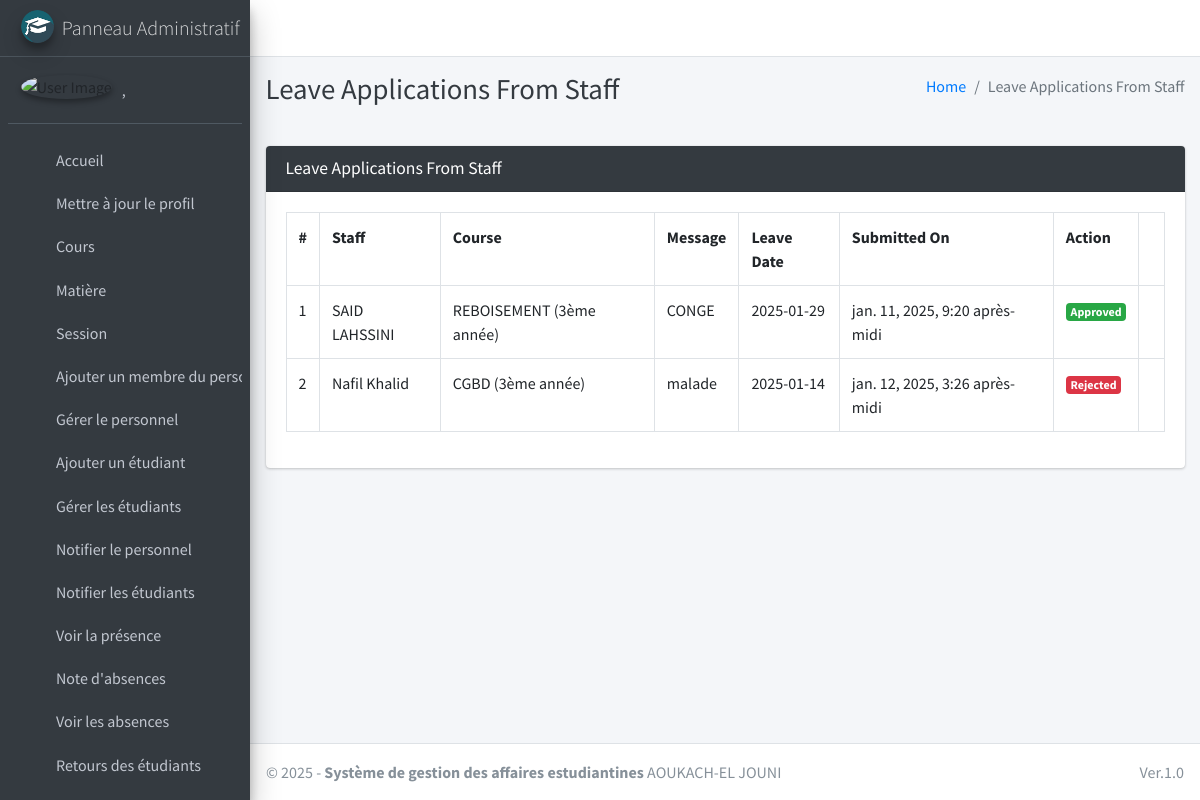
Screenshot of /staff/view/leave/ (signed in) with the database file from the repository.
### main_app/models.py (models this page shows)
class CustomUser(AbstractUser):
    USER_TYPE = ((1, "HOD"), (2, "Staff"), (3, "Student"))
    GENDER = [("M", "Male"), ("F", "Female")]
    username = None  # Removed username, using email instead
    email = models.EmailField(unique=True)
    user_type = models.CharField(default=1, choices=USER_TYPE, max_length=1)
    gender = models.CharField(max_length=1, choices=GENDER)
    profile_pic = models.ImageField()
    address = models.TextField()
    fcm_token = models.TextField(default="")  # For firebase notifications
    created_at = models.DateTimeField(auto_now_add=True)
    updated_at = models.DateTimeField(auto_now=True)
    USERNAME_FIELD = "email"
    REQUIRED_FIELDS = []
    objects = CustomUserManager()
    def __str__(self):
        return self.last_name + ", " + self.first_name

class LeaveReportStaff(models.Model):
    staff = models.ForeignKey(Staff, on_delete=models.CASCADE)
    date = models.CharField(max_length=60)
    message = models.TextField()
    status = models.SmallIntegerField(default=0)
    created_at = models.DateTimeField(auto_now_add=True)
    updated_at = models.DateTimeField(auto_now=True)

class Staff(models.Model):
    course = models.ForeignKey(Course, on_delete=models.DO_NOTHING, null=True, blank=False)
    admin = models.OneToOneField(CustomUser, on_delete=models.CASCADE)
    def __str__(self):
        return self.admin.last_name + " " + self.admin.first_name

class Course(models.Model):
    LEVEL_CHOICES = [
        ('3ème année', '3ème année'),
        ('4ème année', '4ème année'),
        ('5ème année', '5ème année'),
    ]
    name = models.CharField(max_length=120, unique=True)  # Le nom du cours, unique pour éviter les doublons
    niveau = models.CharField(max_length=20, choices=LEVEL_CHOICES, default='3ème année')  # Champ pour le niveau avec valeur par défaut
    created_at = models.DateTimeField(auto_now_add=True)  # Date de création
    updated_at = models.DateTimeField(auto_now=True)  # Date de mise à jour
    def __str__(self):
        return f"{self.name} ({self.niveau})"  # Affiche le nom du cours avec le niveau

### main_app/hod_views.py (the view, shortened to what this page needs)
# urls.py: path("staff/view/leave/", hod_views.view_staff_leave, name="view_staff_leave",),
@csrf_exempt
def view_staff_leave(request):
    if request.method != 'POST':
        allLeave = LeaveReportStaff.objects.all()
        context = {
            'allLeave': allLeave,
            'page_title': 'Leave Applications From Staff'
        }
        return render(request, "hod_template/staff_leave_view.html", context)

### main_app/templates/hod_template/staff_leave_view.html (shortened to what this page needs)
{% extends 'main_app/base.html' %}
{% load static %}
{% block page_title %}{{page_title}}{% endblock page_title %}
{% block content %}
<section class="content">
    <div class="container-fluid">
        <div class="row">
            <div class="col-md-12">
                <div class="card card-dark">
                    <div class="card-header">
                        <h3 class="card-title">{{page_title}}</h3>
                    </div>
                    <div class="table card-body">
                        <table class="table table-bordered table-hover">
                            <tr>
                                <th>#</th>
                                <th>Staff</th>
                                <th>Course</th>
                                <th>Message</th>
                                <th>Leave Date</th>
                                <th>Submitted On</th>
                                <th>Action</th>
                            </tr>
                            {% for leave in  allLeave %}
                              <tr>
                                  <td>{{forloop.counter}}</td>
                                  <td>{{leave.staff}}</td>
                                  <td>{{leave.staff.course}}</td>
                                  <td>{{leave.message}}</td>
                                  <td>{{leave.date}}</td>
                                  <td>{{leave.created_at}}</td>
                                      {% if leave.status == 0 %}
                                           <td> <button data-toggle = "modal" data-target = "#reply_modal" value="{{leave.id}}" class="btn btn-success reply_open_modal">Reply</button>
{% elif leave.status == -1 %}
<td><span  class='badge badge-danger'>Rejected</span></td>
{% else %}
<td><span  class='badge badge-success'>Approved</span></td>
                                            <td>{{feedback.updated_at}}</td>
                                      {% endif %}
                              </tr>
                            {% endfor %}
                        </table>
                    </div>
                    </div>
            </div>
        </div>
    </div>
</section>
{% endblock content %}

### main_app/templates/main_app/sidebar_template.html (shortened to what this page needs)
{% load static %}
<aside class="main-sidebar sidebar-dark-info elevation-4">
    {% if request.user.user_type == '1' %}
    <a href="{% url 'admin_home' %}" class="brand-link">
        <img src="{% static 'dist/img/cmsl.png' %} " alt="AdminLTE Logo"
            class="brand-image img-circle elevation-3" >
        <span class="brand-text font-weight-light">Panneau Administratif</span>
    </a>
    <div class="sidebar">
        <div class="user-panel mt-3 pb-3 mb-3 d-flex">
            <div class="image">
                <img src="{{ request.user.profile_pic}}" class="img-circle elevation-2" alt="User Image">
            </div>
            <div class="info">
                <a href="#" class="d-block">{{user}}</a>
            </div>
        </div>
        <nav class="mt-2">
            <ul class="nav nav-pills nav-sidebar flex-column" data-widget="treeview" role="menu" data-accordion="false">
                <li class="nav-item">
                    {% url 'admin_home' as admin_home %}
                    <a href="{{admin_home}}" class="nav-link {% if admin_home == request.path %} active {% endif %}">
                        <i class="nav-icon fas fa-home"></i>
                        <p>
                            Accueil
                        </p>
                    </a>
                </li>
                <li class="nav-item">
                    {% url 'admin_view_profile' as admin_view_profile %}
                    <a href="{{admin_view_profile}}"
                        class="nav-link {% if admin_view_profile == request.path %} active {% endif %}">
                        <i class="nav-icon fas fa-address-card"></i>
                        <p>
                            Mettre à jour le profil
                        </p>
                    </a>
                </li>
                <li class="nav-item has-treeview">
                    <a href="#" class="nav-link">
                        <i class="nav-icon fas fa-bookmark"></i>
                        <p>
                            Cours
                        </p>
                    </a>
                </li>
                <li class="nav-item has-treeview">
                    <a href="#" class="nav-link">
                        <i class="nav-icon fas fa-book"></i>
                        <p>
                            Matière
                        </p>
                    </a>
                </li>
                <li class="nav-item has-treeview">
                    <a href="#" class="nav-link">
                        <i class="nav-icon fas fa-clock"></i>
                        <p>
                            Session
                        </p>
                    </a>
                </li>
                <li class="nav-item">
                    {% url 'add_staff' as add_staff %}
                    <a href="{{add_staff}}" class="nav-link {% if add_staff == request.path %} active {% endif %}">
                        <i class="nav-icon fas fa-user-plus"></i>
                        <p>
                            Ajouter un membre du personnel
                        </p>
                    </a>
                </li>
                <li class="nav-item">
                    {% url 'manage_staff' as manage_staff %}
                    {% url 'edit_staff' staff_id as edit_staff %}
                    <a href="{{manage_staff}}"
                        class="nav-link {% if manage_staff == request.path or request.path == edit_staff %} active {% endif %}">
                        <i class="nav-icon fas fa-th"></i>
                        <p>
                            Gérer le personnel
                        </p>
                    </a>
                </li>
                <li class="nav-item">
                    {% url 'add_student' as add_student%}
                    <a href="{{add_student}}" class="nav-link  {% if add_student == request.path %} active {% endif %}">
                        <i class="nav-icon fas fa-user-plus"></i>
                        <p>
                            Ajouter un étudiant
                        </p>
                    </a>
                </li>
                <li class="nav-item">
                    {% url 'manage_student' as manage_student %}
                    {% url 'edit_student' student_id as edit_student %}
                    <a href="{{manage_student}}"
                        class="nav-link  {% if edit_student == request.path or manage_student == request.path %} active {% endif %}">
                        <i class="nav-icon fas fa-th"></i>
                        <p>
                            Gérer les étudiants
                        </p>
                    </a>
                </li>
                <li class="nav-item">
                    {% url 'admin_notify_staff' as admin_notify_staff %}
                    <a href="{{admin_notify_staff}}"
                        class="nav-link {% if admin_notify_staff == request.path %} active {% endif %}">
                        <i class="nav-icon fas fa-bullhorn"></i>
                        <p>
                            Notifier le personnel
                        </p>
                    </a>
                </li>
                <li class="nav-item">
                    {% url 'admin_notify_student' as admin_notify_student %}
                    <a href="{{admin_notify_student}}"
                        class="nav-link {% if admin_notify_student == request.path %} active {% endif %}">
                        <i class="nav-icon fas fa-bullhorn"></i>
                        <p>
                            Notifier les étudiants
                        </p>
                    </a>
                </li>
                <li class="nav-item">
                    {% url 'admin_view_attendance' as admin_view_attendance %}
                <li class="nav-item">
                    <a href="{{admin_view_attendance}}"
                        class="nav-link  {% if admin_view_attendance == request.path %} active {% endif %}">
                        <i class="nav-icon fas fa-calendar-alt"></i>
                        <p>
                            Voir la présence
                        </p>
                    </a>
                </li>
                <li class="nav-item">
                    <a href="{% url 'add_absence' %}" class="nav-link">
                        <i class="nav-icon fas fa-cogs text-danger"></i>
                        <p>Note d'absences</p>
                    </a>
                </li>
                <li class="nav-item">
                    <a href="{% url 'view_absences' %}" class="nav-link">
                        <i class="nav-icon fas fa-calendar-check"></i>
                        <p>Voir les absences</p>
                    </a>
                </li>
                <li class="nav-item">
                    {% url 'student_feedback_message' as student_feedback_message %}
                    <a href="{{ student_feedback_message }}"
                        class="nav-link  {% if student_feedback_message == request.path %} active {% endif %}">
                        <i class="nav-icon fas fa-comment-alt"></i>
                        <p>
                            Retours des étudiants
                        </p>
                    </a>
                </li>
                <li class="nav-item">
                    {% url 'staff_feedback_message' as staff_feedback_message %}
                    <a href="{{staff_feedback_message}}"
                        class="nav-link   {% if staff_feedback_message == request.path %} active {% endif %}">
                    </a>
                </li>
                                        {% endif %}
                                    </ul>
                                </nav>
                            </div>
</aside>

### main_app/templates/main_app/sidebar_template.html (style rules this page uses)
.nav-item .nav-link i { color: rgb(255, 0, 0); }

### rows the page displays
CustomUser: last_name+first_name ","
LeaveReportStaff: staff "SAID LAHSSINI", staff.course "REBOISEMENT (3ème année)", message "CONGE", date "2025-01-29", created_at "jan. 11, 2025, 9:20 après-midi"
LeaveReportStaff: staff "Nafil Khalid", staff.course "CGBD (3ème année)", message "malade", date "2025-01-14", created_at "jan. 12, 2025, 3:26 après-midi", status "Rejected"

### other values shown
{{ page_title }} "Leave Applications From Staff"
